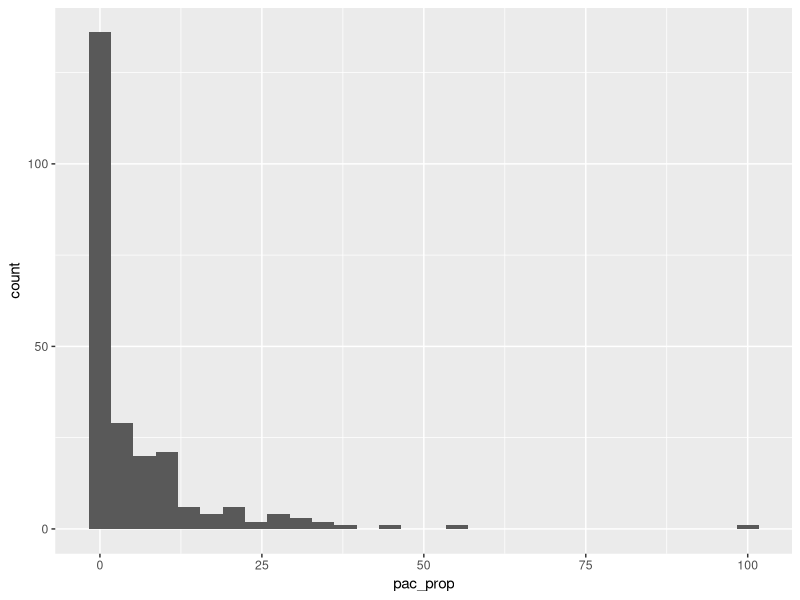

The R script that drew this image:
## ---- chunk 1
library(tidyverse)
campaign_finance <- read.csv("data/campaign_finance.csv")
## ---- chunk 2
campaign_finance <- campaign_finance |>
  mutate(pac_prop = (PAC.Contributions/Total.Raised) * 100)
## ---- chunk 3
campaign_finance |>
  ggplot(mapping = aes(x = pac_prop)) +
  geom_histogram()
